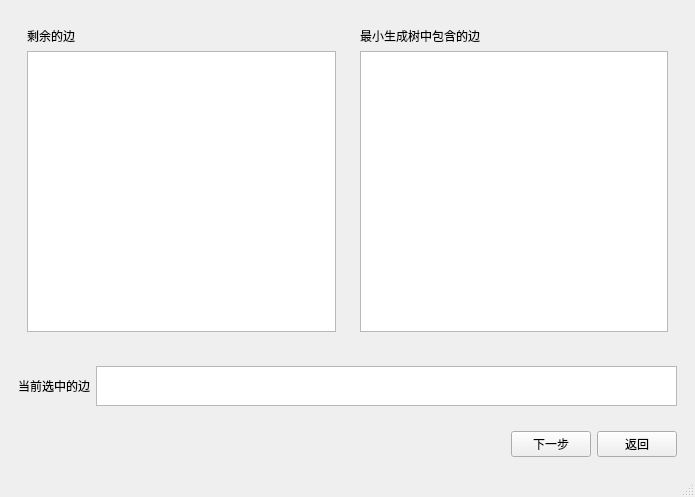
<?xml version="1.0" encoding="UTF-8"?>
<ui version="4.0">
 <class>KruskalWindow</class>
 <widget class="QMainWindow" name="KruskalWindow">
  <property name="geometry">
   <rect>
    <x>0</x>
    <y>0</y>
    <width>695</width>
    <height>497</height>
   </rect>
  </property>
  <property name="windowTitle">
   <string>MainWindow</string>
  </property>
  <widget class="QWidget" name="centralwidget">
   <layout class="QVBoxLayout" name="verticalLayout_2">
    <item>
     <widget class="QWidget" name="widget_5" native="true">
      <layout class="QHBoxLayout" name="horizontalLayout">
       <item>
        <widget class="QWidget" name="widget" native="true">
         <layout class="QVBoxLayout" name="verticalLayout">
          <item>
           <widget class="QLabel" name="label">
            <property name="text">
             <string>剩余的边</string>
            </property>
           </widget>
          </item>
          <item>
           <widget class="QTextEdit" name="leftEdge">
            <property name="font">
             <font>
              <family>Cascadia Code</family>
              <pointsize>16</pointsize>
             </font>
            </property>
            <property name="readOnly">
             <bool>true</bool>
            </property>
           </widget>
          </item>
         </layout>
        </widget>
       </item>
       <item>
        <widget class="QWidget" name="widget_4" native="true">
         <layout class="QVBoxLayout" name="verticalLayout_3">
          <item>
           <widget class="QLabel" name="label_3">
            <property name="text">
             <string>最小生成树中包含的边</string>
            </property>
           </widget>
          </item>
          <item>
           <widget class="QTextEdit" name="MSTEdge">
            <property name="font">
             <font>
              <family>Cascadia Code</family>
              <pointsize>16</pointsize>
             </font>
            </property>
            <property name="readOnly">
             <bool>true</bool>
            </property>
           </widget>
          </item>
         </layout>
        </widget>
       </item>
      </layout>
     </widget>
    </item>
    <item>
     <widget class="QWidget" name="widget_3" native="true">
      <property name="maximumSize">
       <size>
        <width>16777215</width>
        <height>60</height>
       </size>
      </property>
      <layout class="QHBoxLayout" name="horizontalLayout_3">
       <item>
        <widget class="QLabel" name="label_2">
         <property name="text">
          <string>当前选中的边</string>
         </property>
        </widget>
       </item>
       <item>
        <widget class="QTextEdit" name="chosenEdge">
         <property name="maximumSize">
          <size>
           <width>16777215</width>
           <height>40</height>
          </size>
         </property>
         <property name="font">
          <font>
           <family>Cascadia Code</family>
           <pointsize>16</pointsize>
          </font>
         </property>
         <property name="readOnly">
          <bool>true</bool>
         </property>
        </widget>
       </item>
      </layout>
     </widget>
    </item>
    <item>
     <widget class="QWidget" name="widget_2" native="true">
      <layout class="QHBoxLayout" name="horizontalLayout_2">
       <item>
        <spacer name="horizontalSpacer">
         <property name="orientation">
          <enum>Qt::Horizontal</enum>
         </property>
         <property name="sizeHint" stdset="0">
          <size>
           <width>484</width>
           <height>20</height>
          </size>
         </property>
        </spacer>
       </item>
       <item>
        <widget class="QPushButton" name="nextBtn">
         <property name="text">
          <string>下一步</string>
         </property>
        </widget>
       </item>
       <item>
        <widget class="QPushButton" name="backBtn">
         <property name="text">
          <string>返回</string>
         </property>
        </widget>
       </item>
      </layout>
     </widget>
    </item>
   </layout>
  </widget>
  <widget class="QStatusBar" name="statusbar"/>
 </widget>
 <resources/>
 <connections/>
</ui>
